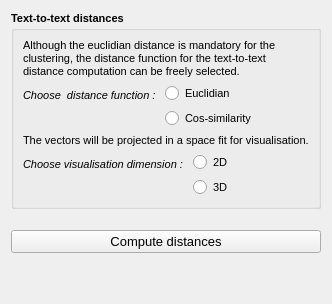
              <widget class="QWidget" name="text_to_text_distance_tab">
               <attribute name="title">
                <string notr="true">Text-to-text distances</string>
               </attribute>
               <layout class="QVBoxLayout" name="verticalLayout_12">
                <item>
                 <widget class="QGroupBox" name="distances_groupBox">
                  <property name="font">
                   <font>
                    <pointsize>8</pointsize>
                    <weight>75</weight>
                    <bold>true</bold>
                   </font>
                  </property>
                  <property name="title">
                   <string notr="true">Text-to-text distances</string>
                  </property>
                  <layout class="QGridLayout" name="gridLayout_3">
                   <item row="0" column="0">
                    <widget class="QLabel" name="distances_label_1">
                     <property name="font">
                      <font>
                       <pointsize>8</pointsize>
                       <weight>50</weight>
                       <bold>false</bold>
                      </font>
                     </property>
                     <property name="text">
                      <string notr="true">Although the euclidian distance is mandatory for the clustering, the distance function for the text-to-text distance computation can be freely selected.</string>
                     </property>
                     <property name="wordWrap">
                      <bool>true</bool>
                     </property>
                    </widget>
                   </item>
                   <item row="1" column="0">
                    <layout class="QFormLayout" name="distance_function_formLayout">
                     <item row="0" column="0">
                      <widget class="QLabel" name="distance_function_label">
                       <property name="font">
                        <font>
                         <pointsize>8</pointsize>
                         <weight>50</weight>
                         <italic>true</italic>
                         <bold>false</bold>
                        </font>
                       </property>
                       <property name="text">
                        <string notr="true">Choose  distance function : </string>
                       </property>
                      </widget>
                     </item>
                     <item row="0" column="1">
                      <layout class="QVBoxLayout" name="distance_function_buttons">
                       <item>
                        <widget class="QRadioButton" name="euclidian_radioButton">
                         <property name="font">
                          <font>
                           <pointsize>8</pointsize>
                           <weight>50</weight>
                           <bold>false</bold>
                          </font>
                         </property>
                         <property name="text">
                          <string notr="true">Euclidian</string>
                         </property>
                         <attribute name="buttonGroup">
                          <string notr="true">distance_function_buttonGroup</string>
                         </attribute>
                        </widget>
                       </item>
                       <item>
                        <widget class="QRadioButton" name="cos_similarity_radioButton">
                         <property name="font">
                          <font>
                           <pointsize>8</pointsize>
                           <weight>50</weight>
                           <bold>false</bold>
                          </font>
                         </property>
                         <property name="text">
                          <string notr="true">Cos-similarity</string>
                         </property>
                         <attribute name="buttonGroup">
                          <string notr="true">distance_function_buttonGroup</string>
                         </attribute>
                        </widget>
                       </item>
                      </layout>
                     </item>
                    </layout>
                   </item>
                   <item row="2" column="0">
                    <widget class="QLabel" name="distances_label_2">
                     <property name="font">
                      <font>
                       <pointsize>8</pointsize>
                       <weight>50</weight>
                       <bold>false</bold>
                      </font>
                     </property>
                     <property name="text">
                      <string notr="true">The vectors will be projected in a space fit for visualisation.</string>
                     </property>
                    </widget>
                   </item>
                   <item row="3" column="0">
                    <layout class="QFormLayout" name="dimension_formLayout">
                     <item row="0" column="0">
                      <widget class="QLabel" name="dimension_label">
                       <property name="font">
                        <font>
                         <pointsize>8</pointsize>
                         <weight>50</weight>
                         <italic>true</italic>
                         <bold>false</bold>
                        </font>
                       </property>
                       <property name="text">
                        <string notr="true">Choose visualisation dimension : </string>
                       </property>
                      </widget>
                     </item>
                     <item row="0" column="1">
                      <layout class="QVBoxLayout" name="dimension_buttons">
                       <item>
                        <widget class="QRadioButton" name="dimension2_radioButton">
                         <property name="font">
                          <font>
                           <pointsize>8</pointsize>
                           <weight>50</weight>
                           <bold>false</bold>
                          </font>
                         </property>
                         <property name="text">
                          <string notr="true">2D</string>
                         </property>
                         <attribute name="buttonGroup">
                          <string notr="true">dimension_buttonGroup</string>
                         </attribute>
                        </widget>
                       </item>
                       <item>
                        <widget class="QRadioButton" name="dimension3_radioButton">
                         <property name="font">
                          <font>
                           <pointsize>8</pointsize>
                           <weight>50</weight>
                           <bold>false</bold>
                          </font>
                         </property>
                         <property name="text">
                          <string notr="true">3D</string>
                         </property>
                         <attribute name="buttonGroup">
                          <string notr="true">dimension_buttonGroup</string>
                         </attribute>
                        </widget>
                       </item>
                      </layout>
                     </item>
                    </layout>
                   </item>
                  </layout>
                 </widget>
                </item>
                <item>
                 <spacer name="verticalSpacer_2">
                  <property name="orientation">
                   <enum>Qt::Vertical</enum>
                  </property>
                  <property name="sizeType">
                   <enum>QSizePolicy::Fixed</enum>
                  </property>
                  <property name="sizeHint" stdset="0">
                   <size>
                    <width>20</width>
                    <height>15</height>
                   </size>
                  </property>
                 </spacer>
                </item>
                <item>
                 <widget class="QPushButton" name="compute_distances_pushButton">
                  <property name="font">
                   <font>
                    <pointsize>10</pointsize>
                   </font>
                  </property>
                  <property name="text">
                   <string notr="true">Compute distances</string>
                  </property>
                 </widget>
                </item>
                <item>
                 <spacer name="verticalSpacer_5">
                  <property name="orientation">
                   <enum>Qt::Vertical</enum>
                  </property>
                  <property name="sizeHint" stdset="0">
                   <size>
                    <width>20</width>
                    <height>40</height>
                   </size>
                  </property>
                 </spacer>
                </item>
               </layout>
              </widget>
